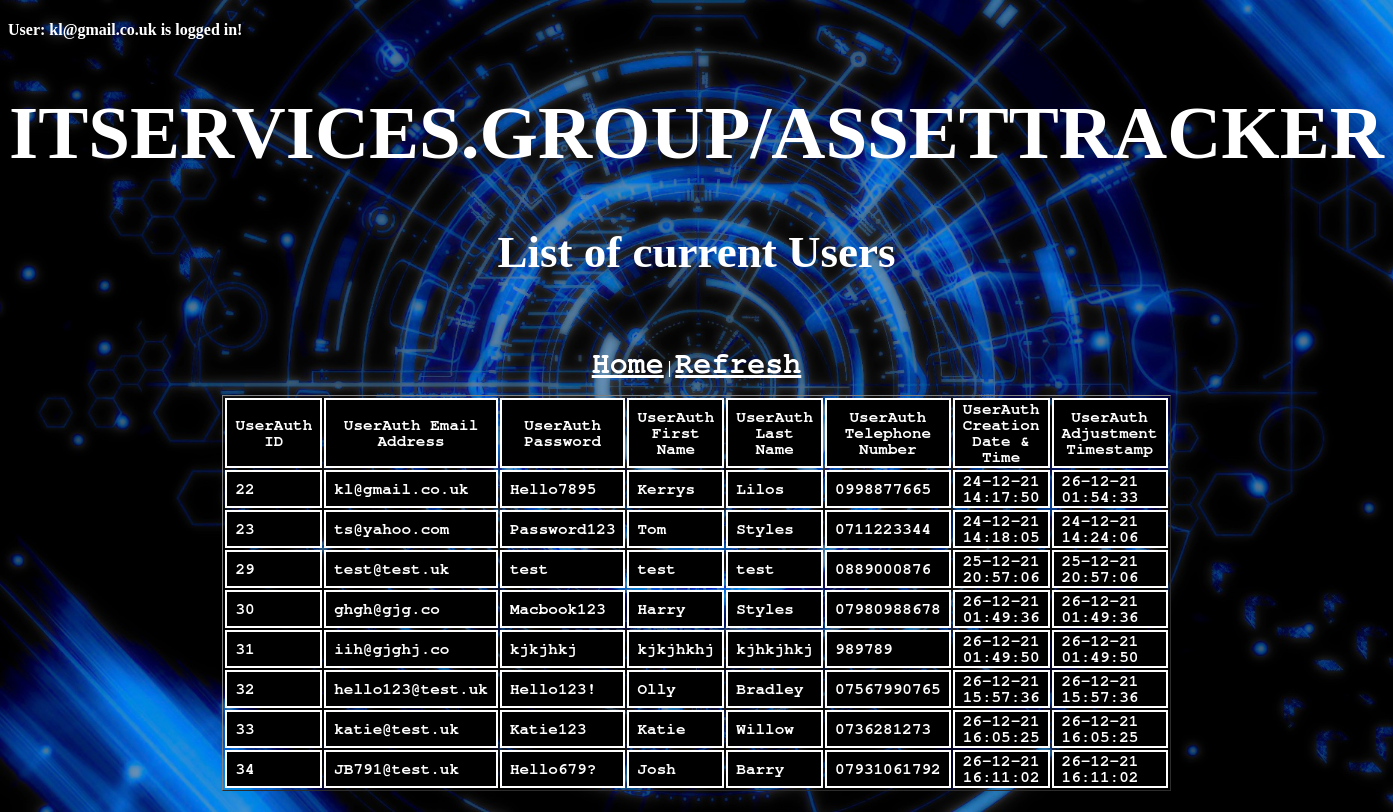
Page /UserAuth_Display.php (signed in) on the committed database.
### tables this page shows
CREATE TABLE `UserAuth_Table` (
  `UserAuth_ID` int NOT NULL,
  `UserAuth_Email_Address` varchar(50) NOT NULL,
  `UserAuth_Password` varchar(300) NOT NULL,
  `UserAuth_First_Name` varchar(50) NOT NULL,
  `UserAuth_Last_Name` varchar(50) NOT NULL,
  `UserAuth_Telephone_Number` varchar(50) NOT NULL,
  `UserAuth_Creation_DateTime` varchar(50) NOT NULL,
  `UserAuth_Adjustment_Timestamp` varchar(50) NOT NULL
);

### UserAuth_Display.php (the view, shortened to what this page needs)
<!DOCTYPE html>
<html>
	<head>
	</head>
	<link href="StyleSheet.css" rel="stylesheet">
	<body>
		<?php
			echo "<h4>User: " .$_SESSION['UserAuth_Email_Address']. " is logged in!";
		?>
		<center>
			<h1>ITSERVICES.GROUP/ASSETTRACKER</h1>
			<h2>List of current Users</h2>
			<br>
			<p><a href="Home_Page.php">Home</a>  |  <a href="UserAuth_Display.php"> Refresh</a></p>
			<?php
				include "MYSQLLINK_CONFIG.php";
				echo "<table border='1'>";
					echo "<tr>";
						echo "<th> UserAuth ID </th>";
						echo "<th> UserAuth Email Address </th>";
						echo "<th> UserAuth Password </th>";
						echo "<th> UserAuth First Name </th>";
						echo "<th> UserAuth Last Name </th>";
						echo "<th> UserAuth Telephone Number </th>";
						echo "<th> UserAuth Creation Date & Time  </th>";
						echo "<th> UserAuth Adjustment Timestamp </th>";
					echo "</tr>";
				$MYSQLQUERY = mysqli_query($MYSQLLINK,"SELECT * FROM UserAuth_Table");
				while($row = mysqli_fetch_array($MYSQLQUERY))
					{
						echo "<tr>";
							echo "<td>" . $row['UserAuth_ID'] . "</td>";
							echo "<td>" . $row['UserAuth_Email_Address'] . "</td>";
							echo "<td>" . $row['UserAuth_Password'] . "</td>";
							echo "<td>" . $row['UserAuth_First_Name'] . "</td>";
							echo "<td>" . $row['UserAuth_Last_Name'] . "</td>";
							echo "<td>" . $row['UserAuth_Telephone_Number'] . "</td>";
							echo "<td>" . $row['UserAuth_Creation_DateTime'] . "</td>";
							echo "<td>" . $row['UserAuth_Adjustment_Timestamp'] . "</td>";
						echo "</tr>";
					}
				echo "</table>";
			?>
		</center>
	</body>
</html>

### StyleSheet.css (style rules this page uses)
body { background-image: url('BACKGROUND_IMAGE.jpg');background-repeat: no-repeat;background-attachment: fixed;background-size: cover; }
h1 { font-family:Impact; color:white; font-size: 75px ; }
h2 { font-family:Impact; color:white; font-size: 45px; }
h4 { color: white; }
p { color: white; }
a { font-weight: 900; font-family:FreeMono, monospace; color:white; font-size: 30px; }
table { margin: .3em; width: 290px; }
th { font-weight: 900; font-family:FreeMono, monospace; color:white; padding-left: .5em; padding-right: .5em; border: 2px solid #fff; background-color: #000; }
td { font-weight: 900; font-family:FreeMono, monospace; color:white; padding-left: .5em; padding-right: .5em; border: 2px solid #fff; background-color: #000; }

### rows in the picture
userauth_table: UserAuth_ID "22", UserAuth_Email_Address "kl@gmail.co.uk", UserAuth_Password "Hello7895", UserAuth_First_Name "Kerrys", UserAuth_Last_Name "Lilos", UserAuth_Telephone_Number "0998877665", UserAuth_Creation_DateTime "24-12-21 14:17:50", UserAuth_Adjustment_Timestamp "26-12-21 01:54:33"
userauth_table: UserAuth_ID "23", UserAuth_Email_Address "ts@yahoo.com", UserAuth_Password "Password123", UserAuth_First_Name "Tom", UserAuth_Last_Name "Styles", UserAuth_Telephone_Number "0711223344", UserAuth_Creation_DateTime "24-12-21 14:18:05", UserAuth_Adjustment_Timestamp "24-12-21 14:24:06"
userauth_table: UserAuth_ID "29", UserAuth_Email_Address "test@test.uk", UserAuth_Password "test", UserAuth_First_Name "test", UserAuth_Last_Name "test", UserAuth_Telephone_Number "0889000876", UserAuth_Creation_DateTime "25-12-21 20:57:06", UserAuth_Adjustment_Timestamp "25-12-21 20:57:06"
userauth_table: UserAuth_ID "30", UserAuth_Email_Address "ghgh@gjg.co", UserAuth_Password "Macbook123", UserAuth_First_Name "Harry", UserAuth_Last_Name "Styles", UserAuth_Telephone_Number "07980988678", UserAuth_Creation_DateTime "26-12-21 01:49:36", UserAuth_Adjustment_Timestamp "26-12-21 01:49:36"
userauth_table: UserAuth_ID "31", UserAuth_Email_Address "iih@gjghj.co", UserAuth_Password "kjkjhkj", UserAuth_First_Name "kjkjhkhj", UserAuth_Last_Name "kjhkjhkj", UserAuth_Telephone_Number "989789", UserAuth_Creation_DateTime "26-12-21 01:49:50", UserAuth_Adjustment_Timestamp "26-12-21 01:49:50"
userauth_table: UserAuth_ID "32", UserAuth_Email_Address "hello123@test.uk", UserAuth_Password "Hello123!", UserAuth_First_Name "Olly", UserAuth_Last_Name "Bradley", UserAuth_Telephone_Number "07567990765", UserAuth_Creation_DateTime "26-12-21 15:57:36", UserAuth_Adjustment_Timestamp "26-12-21 15:57:36"
userauth_table: UserAuth_ID "33", UserAuth_Email_Address "katie@test.uk", UserAuth_Password "Katie123", UserAuth_First_Name "Katie", UserAuth_Last_Name "Willow", UserAuth_Telephone_Number "0736281273", UserAuth_Creation_DateTime "26-12-21 16:05:25", UserAuth_Adjustment_Timestamp "26-12-21 16:05:25"
userauth_table: UserAuth_ID "34", UserAuth_Email_Address "JB791@test.uk", UserAuth_Password "Hello679?", UserAuth_First_Name "Josh", UserAuth_Last_Name "Barry", UserAuth_Telephone_Number "07931061792", UserAuth_Creation_DateTime "26-12-21 16:11:02", UserAuth_Adjustment_Timestamp "26-12-21 16:11:02"

### other values in the picture
$_SESSION['UserAuth_Email_Address'] "kl@gmail.co.uk"
